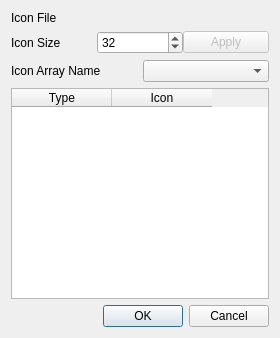
<ui version="4.0" >
 <class>IconDialog</class>
 <widget class="QDialog" name="IconDialog" >
  <property name="geometry" >
   <rect>
    <x>0</x>
    <y>0</y>
    <width>280</width>
    <height>338</height>
   </rect>
  </property>
  <property name="windowTitle" >
   <string>Dialog</string>
  </property>
  <layout class="QVBoxLayout" >
   <item>
    <layout class="QHBoxLayout" >
     <item>
      <widget class="QLabel" name="label_3" >
       <property name="text" >
        <string>Icon File</string>
       </property>
      </widget>
     </item>
     <item>
      <widget class="pqFileChooserWidget" native="1" name="iconFile" />
     </item>
    </layout>
   </item>
   <item>
    <layout class="QHBoxLayout" >
     <property name="spacing" >
      <number>0</number>
     </property>
     <property name="bottomMargin" >
      <number>0</number>
     </property>
     <item>
      <widget class="QLabel" name="label_4" >
       <property name="text" >
        <string>Icon Size</string>
       </property>
      </widget>
     </item>
     <item>
      <widget class="QSpinBox" name="iconSize" >
       <property name="value" >
        <number>32</number>
       </property>
      </widget>
     </item>
     <item>
      <widget class="QPushButton" name="applyIconSize" >
       <property name="enabled" >
        <bool>false</bool>
       </property>
       <property name="text" >
        <string>Apply</string>
       </property>
      </widget>
     </item>
    </layout>
   </item>
   <item>
    <layout class="QHBoxLayout" >
     <item>
      <widget class="QLabel" name="label" >
       <property name="text" >
        <string>Icon Array Name</string>
       </property>
      </widget>
     </item>
     <item>
      <widget class="QComboBox" name="iconArrayName" />
     </item>
    </layout>
   </item>
   <item>
    <widget class="QTableWidget" name="table" >
     <property name="showGrid" >
      <bool>true</bool>
     </property>
     <property name="sortingEnabled" >
      <bool>false</bool>
     </property>
     <property name="columnCount" >
      <number>2</number>
     </property>
     <column>
      <property name="text" >
       <string>Type</string>
      </property>
     </column>
     <column>
      <property name="text" >
       <string>Icon</string>
      </property>
     </column>
    </widget>
   </item>
   <item>
    <widget class="QDialogButtonBox" name="buttonBox" >
     <property name="orientation" >
      <enum>Qt::Horizontal</enum>
     </property>
     <property name="standardButtons" >
      <set>QDialogButtonBox::Cancel|QDialogButtonBox::NoButton|QDialogButtonBox::Ok</set>
     </property>
    </widget>
   </item>
  </layout>
 </widget>
 <customwidgets>
  <customwidget>
   <class>pqFileChooserWidget</class>
   <extends>QWidget</extends>
   <header>pqFileChooserWidget.h</header>
   <container>1</container>
  </customwidget>
 </customwidgets>
 <resources/>
 <connections>
  <connection>
   <sender>buttonBox</sender>
   <signal>accepted()</signal>
   <receiver>IconDialog</receiver>
   <slot>accept()</slot>
   <hints>
    <hint type="sourcelabel" >
     <x>248</x>
     <y>254</y>
    </hint>
    <hint type="destinationlabel" >
     <x>157</x>
     <y>274</y>
    </hint>
   </hints>
  </connection>
  <connection>
   <sender>buttonBox</sender>
   <signal>rejected()</signal>
   <receiver>IconDialog</receiver>
   <slot>reject()</slot>
   <hints>
    <hint type="sourcelabel" >
     <x>316</x>
     <y>260</y>
    </hint>
    <hint type="destinationlabel" >
     <x>286</x>
     <y>274</y>
    </hint>
   </hints>
  </connection>
 </connections>
</ui>
